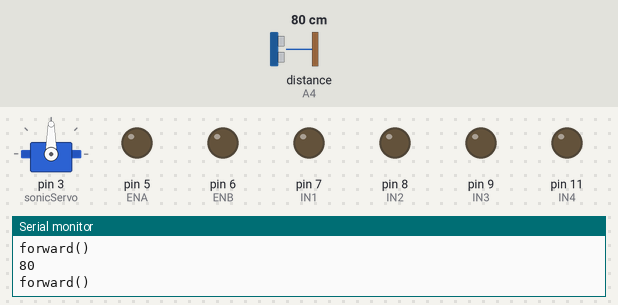
The sketch below on a simulated Arduino Uno, built with avr-gcc and run on an emulated ATmega328P. On the bench: servo, output pins drawn as LEDs (lit = HIGH), the last lines printed to the serial monitor. Wiring (inferred from the names in the program): ultrasonic range finder: trigger A5; echo A4. The inputs (shaded band) are chosen by the test bench; at power-on: distance to the obstacle (sensor on A4) 80 cm. The echo pulse lasts 58.3 µs per cm; pins used as bus, display or sensor lines are not drawn.

Above: at 1.8 s.
1.9 s: distance to the obstacle (sensor on A4) set to 23 cm
3.7 s: distance to the obstacle (sensor on A4) set to 19 cm
At 4.9 s:
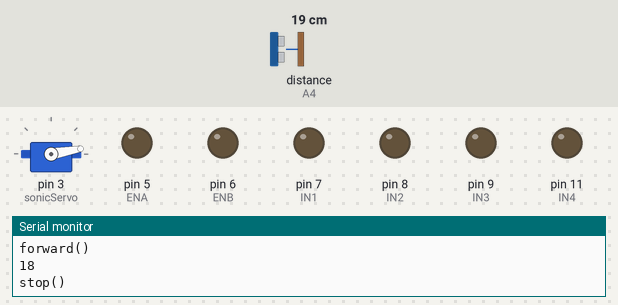
9.9 s: distance to the obstacle (sensor on A4) set to 35 cm
At 10.4 s:
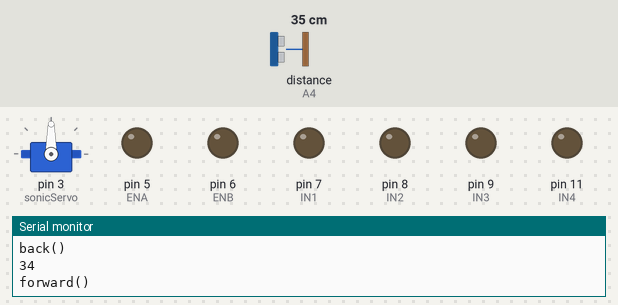
11.4 s: distance to the obstacle (sensor on A4) set to 2 cm
At 15.3 s:
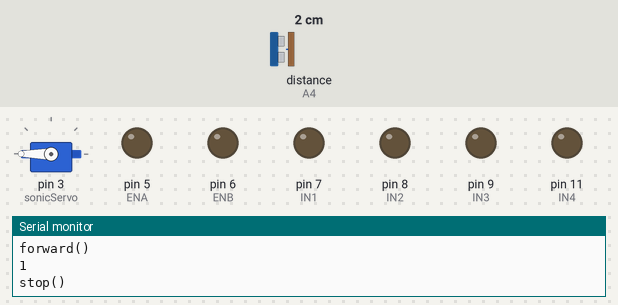
Timing chart, 0 to 15.5 s (numbered marks = the images above; inputs shaded):
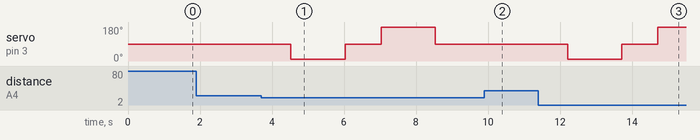

Measured:
- the behaviour switches between 22 and 21 cm on distance to the obstacle (sensor on A4) (found by bisection; images 0 and 1)
- after the input at 3.7 s, servo on pin 3 (sonicServo): 90° → 10° after 0.83 s, → 90° 1.5 s later, → 180° 1.0 s later, → 90° 1.5 s later
- after the input at 9.9 s, servo on pin 3 (sonicServo): stays 90° (without the input it goes to 10° after 0.81 s)
- after the input at 11.4 s, servo on pin 3 (sonicServo): 90° → 10° after 0.82 s, → 90° 1.5 s later, → 180° 1.0 s later

The sketch:

ultrasonic_test.ino
```cpp
#include <Servo.h> //servo library

Servo sonicServo;

int Echo = A4;
int Trig = A5;

#define ENA 5
#define ENB 6
#define IN1 7
#define IN2 8
#define IN3 9
#define IN4 11

int rightDistance = 0, leftDistance = 0, middleDistance = 0;

//Ultrasonic distance measurement

int DistanceTest()
{
  digitalWrite(Trig, LOW);
  delayMicroseconds(2);
  digitalWrite(Trig,HIGH);
  delayMicroseconds(20);
  digitalWrite(Trig, LOW);
  float Fdistance = pulseIn(Echo, HIGH);
  Fdistance= Fdistance / 58;
  return (int)Fdistance;
}

void setup()
{
  sonicServo.attach(3);  // attach servo on pin 3 to servo object
  Serial.begin(9600);
  pinMode(Echo, INPUT);
  pinMode(Trig, OUTPUT);
  pinMode(IN1, OUTPUT);
  pinMode(IN2, OUTPUT);
  pinMode(IN3, OUTPUT);
  pinMode(IN4, OUTPUT);
  pinMode(ENA, OUTPUT);
  pinMode(ENB, OUTPUT);
}

void loop()
{
  sonicServo.write(90);  //setservo position according to scaled value
    delay(500);
    middleDistance = DistanceTest();
    Serial.println(middleDistance);

    if(middleDistance <= 20) {
      Serial.println("stop()");
      delay(500);
      sonicServo.write(10);
      delay(1000);
      rightDistance = DistanceTest();

      delay(500);
      sonicServo.write(90);
      delay(1000);
      sonicServo.write(180);
      delay(1000);
      leftDistance = DistanceTest();

      delay(500);
      sonicServo.write(90);
      delay(1000);
      if(rightDistance > leftDistance) {
        Serial.println("right()");
        delay(360);
      }
      else if(rightDistance < leftDistance) {
        Serial.println("left()");
        delay(360);
      }
      else if((rightDistance <= 20) || (leftDistance <= 20)) {
        Serial.println("back()");
        delay(180);
      }
      else {
        Serial.println("forward()");
      }
    }
    else {
        Serial.println("forward()");
    }
}
```
